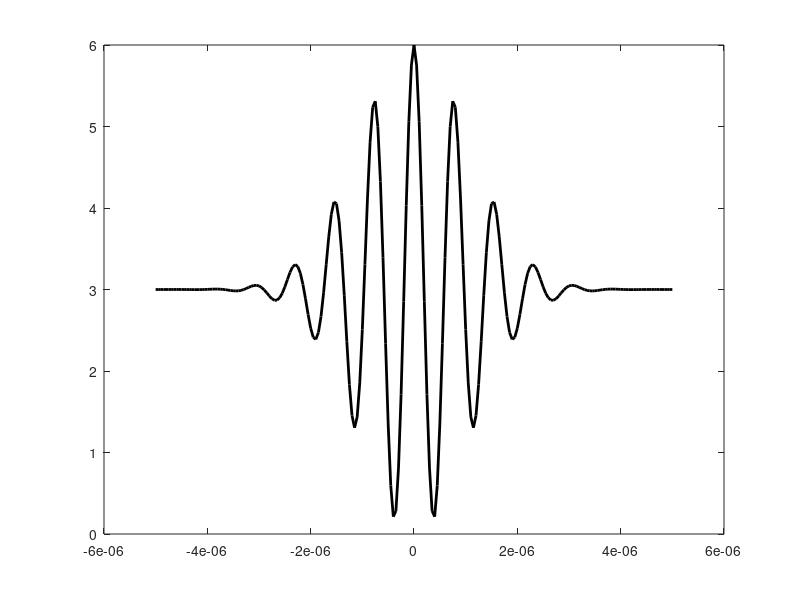

Recreate this plot in MATLAB.
clc;clear;close all;

%设定基本参数
step_dis = 50e-9;                %pzt步进量大小
z = -5e-6 : step_dis : 5e-6;    % 干涉信号坐标范围
h0 = 0;                         %零光程差位置
lambda = 1550e-9;                 % 光源中心波长
d_lambda = 250e-9;                 % 光谱宽度
i0 = 3;                            %背景光强
vis = 1;                           %干涉信号可见度

lc = lambda^2/d_lambda;           % 相干长度
gz = exp(-((z-h0)*2*pi/lc).^2);   % 高斯包络曲线
cz = cos(4*pi/lambda*(z-h0));      % 正弦调制

intensities = i0*vis*gz.*cz+i0;   % 白光干涉信号

figure, plot(z, intensities, 'k', 'LineWidth', 2);